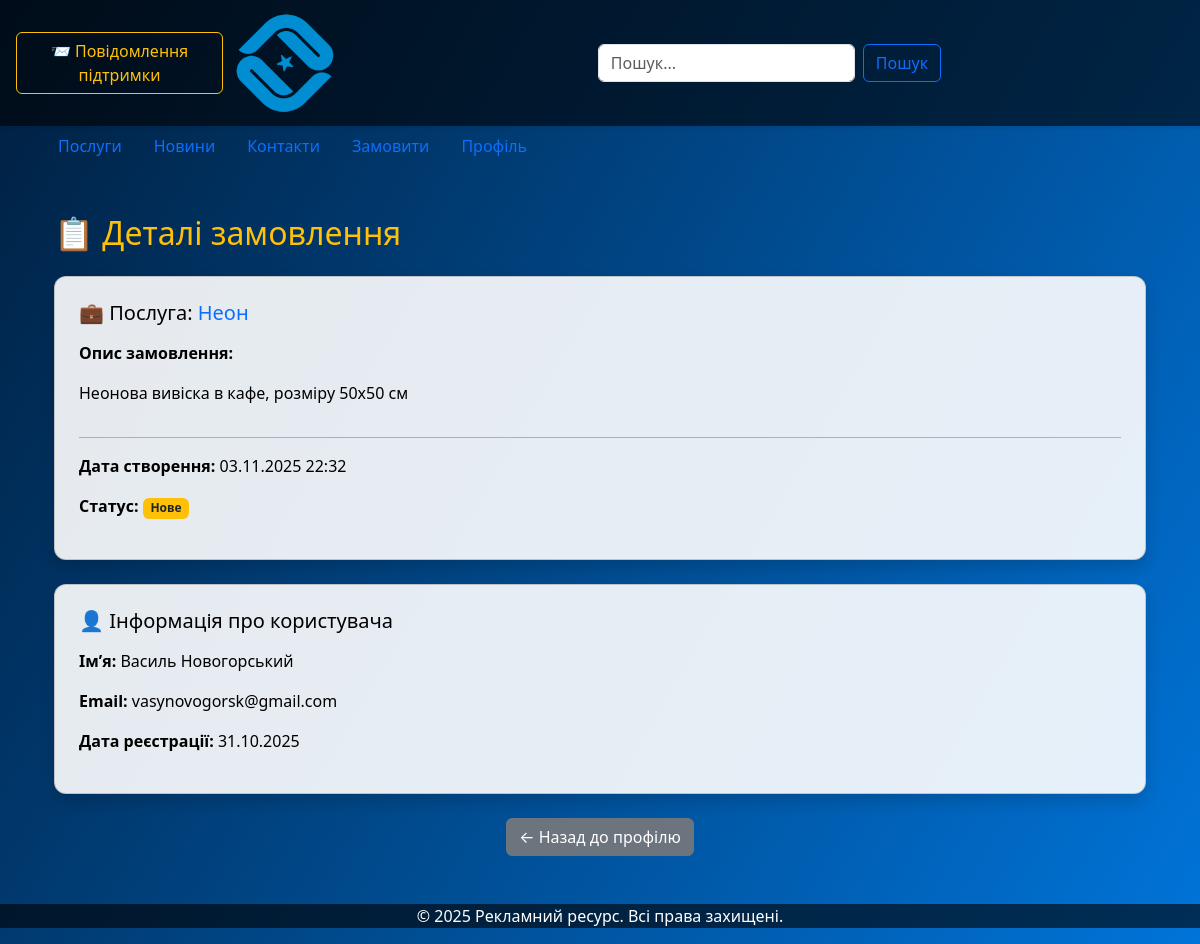
The page /admin-order/1/ (signed in) on the database its author committed.
### main/models.py (models this page shows, shortened)
class SiteSettings(models.Model):
    site_name = models.CharField(max_length=200, default="Рекламний ресурс", verbose_name="Назва сайту")
    logo = models.ImageField(upload_to='logo/', blank=True, null=True, verbose_name="Логотип")
    background = models.ImageField(upload_to='backgrounds/', blank=True, null=True, verbose_name="Фон (опціонально)")
    class Meta:
        verbose_name = "Налаштування сайту"
        verbose_name_plural = "Налаштування сайту"

class ServiceOrder(models.Model):
    user = models.ForeignKey(User, on_delete=models.CASCADE, related_name="service_orders", verbose_name="Користувач")
    service = models.ForeignKey(Service, on_delete=models.CASCADE, verbose_name="Послуга")
    description = models.TextField(verbose_name="Додаткова інформація", blank=True, null=True)
    created_at = models.DateTimeField(auto_now_add=True, verbose_name="Дата замовлення")
    status = models.CharField(max_length=50, default="Нове", verbose_name="Статус")
    class Meta:
        verbose_name = "Замовлення послуги"
        verbose_name_plural = "Замовлення послуг"

class Service(models.Model):
    title = models.CharField(max_length=200, verbose_name="Назва послуги")
    description = models.TextField(verbose_name="Опис")
    image = models.ImageField(upload_to='services/', blank=True, null=True, verbose_name="Фото")
    class Meta:
        verbose_name = "Послуга"
        verbose_name_plural = "Послуги"

### main/views.py (the view)
# urls.py: path('admin-order/<int:order_id>/', views.admin_order_detail, name='admin_order_detail'),
@admin_required
def admin_order_detail(request, order_id):
    site_settings = get_site_settings()
    order = get_object_or_404(ServiceOrder, id=order_id)
    user = order.user
    return render(request, "admin_order_detail.html", {
        "order": order,
        "user_info": user,
        "site_settings": site_settings
    })

### main/views.py (called while the page is built)
def admin_required(view_func):
    return user_passes_test(lambda u: u.is_staff)(view_func)

def get_site_settings():
    settings = SiteSettings.objects.first()
    return settings

### main/templates/admin_order_detail.html (shortened to what this page needs)
{% extends "base.html" %}
{% block content %}
<div class="container py-4">
  <h2 class="text-warning mb-4">📋 Деталі замовлення</h2>
  <div class="card shadow p-4 mb-4">
    <h5 class="mb-3">💼 Послуга: <span class="text-primary">{{ order.service.title }}</span></h5>
    <p><strong>Опис замовлення:</strong></p>
    <p>{{ order.description|default:"(Без опису)" }}</p>
    <hr>
    <p><strong>Дата створення:</strong> {{ order.created_at|date:"d.m.Y H:i" }}</p>
    <p><strong>Статус:</strong>
      <span class="badge {% if order.status == 'Нове' %}bg-warning text-dark{% elif order.status == 'В роботі' %}bg-info{% else %}bg-success{% endif %}">
        {{ order.status }}
      </span>
    </p>
  </div>
  <div class="card shadow p-4">
    <h5 class="mb-3">👤 Інформація про користувача</h5>
    <p><strong>Ім’я:</strong> {{ user_info.first_name }} {{ user_info.last_name }}</p>
    <p><strong>Email:</strong> {{ user_info.email }}</p>
    <p><strong>Дата реєстрації:</strong> {{ user_info.date_joined|date:"d.m.Y" }}</p>
  </div>
  <div class="text-center mt-4">
    <a href="{% url 'profile' %}" class="btn btn-secondary">← Назад до профілю</a>
  </div>
</div>
{% endblock %}

### main/templates/base.html (shortened to what this page needs)
<!DOCTYPE html>
<html lang="uk">
<head>
    <link href="https://cdn.jsdelivr.net/npm/bootstrap@5.3.2/dist/css/bootstrap.min.css" rel="stylesheet">
</head>
<body>
<nav class="navbar navbar-expand-lg navbar-light bg-white shadow-sm">
    {% if request.user.is_staff %}
  <a href="{% url 'admin_support_list' %}" class="btn btn-outline-warning ms-3">
    📨 Повідомлення підтримки
  </a>
{% endif %}
  <div class="container">
    <a class="navbar-brand" href="{% url 'home' %}">
      {% if site_settings and site_settings.logo %}
        <img src="{{ site_settings.logo.url }}" alt="Логотип" width="100">
      {% else %}
        <img src="https://i.pinimg.com/736x/e7/1f/40/e71f40b5a6aa7ae4c3e3fada3c381a35.jpg" alt="Логотип" width="100">
      {% endif %}
    </a>
      <form class="d-flex mx-auto">
      <input class="form-control me-2" type="search" placeholder="Пошук..." aria-label="Search">
      <button class="btn btn-outline-primary" type="submit">Пошук</button>
    </form>
  </div>
</nav>
<div class="category-menu">
  <div class="container">
    <ul class="nav">
      <li class="nav-item"><a class="nav-link" href="{% url 'catalog' %}">Послуги</a></li>
      <li class="nav-item"><a class="nav-link" href="{% url 'news' %}">Новини</a></li>
      <li class="nav-item"><a class="nav-link" href="{% url 'contacts' %}">Контакти</a></li>
        {% if user.is_authenticated %}
            <li class="nav-item"><a class="nav-link" href="{% url 'make_order' %}">Замовити</a></li>
            <li class="nav-item"><a class="nav-link" href="{% url 'profile' %}">Профіль</a></li>
        {% else %}
            <li class="nav-item"><a class="nav-link" href="{% url 'register' %}">Реєстрація</a></li>
            <li class="nav-item"><a class="nav-link" href="{% url 'login' %}">Увійти</a></li>
        {% endif %}
    </ul>
  </div>
</div>
<div class="container my-4">
    {% block content %}{% endblock %}
</div>
<footer>
  <div class="container text-center">
    <p>© 2025 Рекламний ресурс. Всі права захищені.</p>
  </div>
</footer>
</body>
</html>

### main/templates/base.html (style rules this page uses)
body { background: linear-gradient(120deg, #001f3f, #0074D9); color: #fff; background-attachment: fixed; }
.card { background-color: rgba(255,255,255,0.9); color: #000; border-radius: 12px; transition: transform 0.3s ease, box-shadow 0.3s ease; }
.navbar, footer { background-color: rgba(0,0,0,0.6)!important; color: #fff; }

### rows shown on the page
SiteSettings: logo (picture)
ServiceOrder: service "Неон", description "Неонова вивіска в кафе, розміру 50х50 см", created_at "03.11.2025 22:32", status "Нове"

### other values the page prints
{{ user_info.first_name }} "Василь"
{{ user_info.last_name }} "Новогорський"
{{ user_info.email }} "vasynovogorsk@gmail.com"
{{ user_info.date_joined|date:"d.m.Y" }} "31.10.2025"
